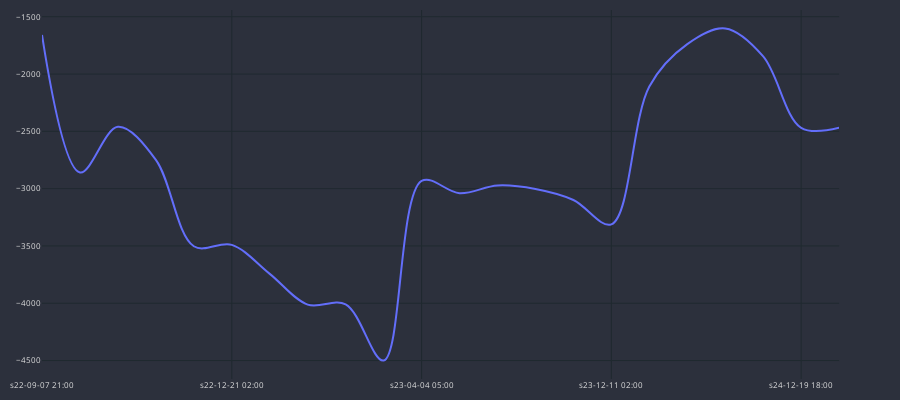

Here is the notebook cell this chart was saved with:
### Code cell
cp = CandlePlot(df_trades, candles=False)
cp.show_plot(line_traces=['GAIN_C'])

### Figure 1 — Plotly figure (JSON) as saved in the notebook; plotly's stock layout.template omitted (floating-point values rounded to 4 significant figures)
{"data": [{"line": {"shape": "spline", "width": 2}, "name": "GAIN_C", "type": "scatter", "x": ["s22-09-07 21:00", "s22-09-25 21:00", "s22-10-11 09:00", "s22-11-15 22:00", "s22-12-14 18:00", "s22-12-21 02:00", "s23-01-31 06:00", "s23-02-08 06:00", "s23-02-15 10:00", "s23-03-22 21:00", "s23-04-04 05:00", "s23-07-27 01:00", "s23-08-09 09:00", "s23-09-15 01:00", "s23-10-31 09:00", "s23-12-11 02:00", "s24-01-12 10:00", "s24-07-25 01:00", "s24-09-26 01:00", "s24-11-21 22:00", "s24-12-19 18:00", "s25-01-16 02:00"], "xaxis": "x", "y": [-1659.0, -2859.0, -2461.0, -2749.0, -3503.0, -3491.0, -3744.0, -4012.0, -4010.0, -4500.0, -2933.0, -3040.0, -2972.0, -3003.0, -3099.0, -3311.0, -2108.0, -1739.0, -1602.0, -1847.0, -2469.0, -2469.0], "yaxis": "y"}], "layout": {"font": {"color": "#e1e1e1", "size": 8}, "height": 400, "margin": {"b": 10, "l": 10, "r": 10, "t": 10}, "paper_bgcolor": "#2c303c", "plot_bgcolor": "#2c303c", "width": 900, "xaxis": {"anchor": "y", "domain": [0, 0.94], "gridcolor": "#1f292f", "nticks": 5, "rangeslider": {"visible": false}}, "yaxis": {"anchor": "x", "domain": [0, 1], "gridcolor": "#1f292f"}, "yaxis2": {"anchor": "x", "gridcolor": "#1f292f", "overlaying": "y", "side": "right"}}}
